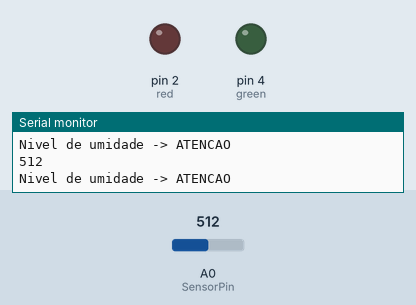
Simulated run of this sketch. Board: Arduino Uno, built with avr-gcc and run on an emulated ATmega328P. Parts: output pins drawn as LEDs (lit = HIGH), the last lines printed to the serial monitor. Inputs (shaded band) come from the test bench; at power-on: A0 (SensorPin) = 512. Pins used as bus, display or sensor lines are not drawn.

Above: at 1.8 s.
1.9 s: A0 (SensorPin) set to 457
3.4 s: A0 (SensorPin) set to 435
At 5.2 s:
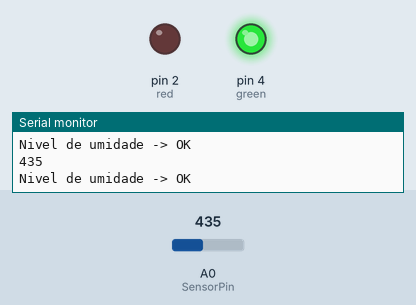
5.5 s: A0 (SensorPin) set to 610
At 6.9 s:
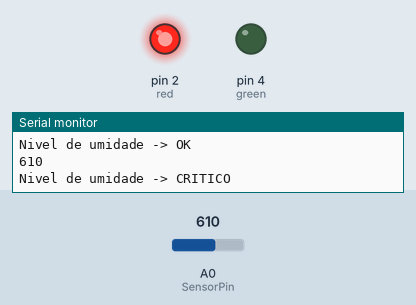
7.5 s: A0 (SensorPin) set to 591
At 8.5 s:
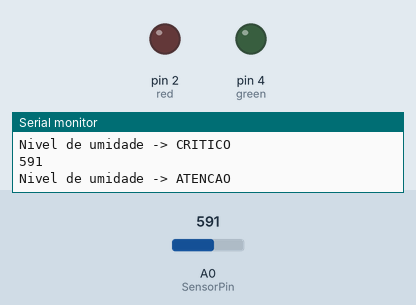
9.5 s: A0 (SensorPin) set to 716
At 11.2 s:
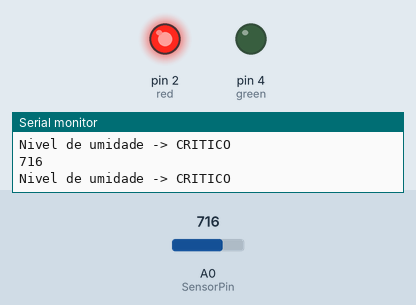
Timing chart, 0 to 12.5 s (numbered marks = the images above; inputs shaded):
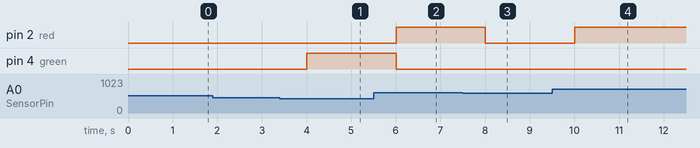

The sketch:

Monitoramento_Planta.ino
```cpp
#define red 2
#define yellow 0
#define green 4

const int SensorPin = A0;
int soilMoistureValue = 0;

void setup() {

  Serial.begin(9600);

  pinMode(red,  OUTPUT);
  pinMode(yellow,  OUTPUT);
  pinMode(green,  OUTPUT);

  digitalWrite(red, LOW);
  digitalWrite(yellow, LOW);
  digitalWrite(green, LOW);

}

void ledVerde(){
  digitalWrite(red, LOW);
  digitalWrite(yellow, LOW);
  digitalWrite(green, HIGH);
  Serial.println("Nivel de umidade -> OK");
}

void ledAmarelo(){
  digitalWrite(red, LOW);
  digitalWrite(yellow, HIGH);
  digitalWrite(green, LOW);
  Serial.println("Nivel de umidade -> ATENCAO");
}

void ledVermelho(){
  digitalWrite(red, HIGH);
  digitalWrite(yellow, LOW);
  digitalWrite(green, LOW);
  Serial.println("Nivel de umidade -> CRITICO");
}

void loop() {
  soilMoistureValue = analogRead(SensorPin);
  Serial.println(soilMoistureValue);
  if(soilMoistureValue < 450){ // Valor obtido com o sensor molhado
    ledVerde();
  }else if (soilMoistureValue > 600){ // Valor obtido com o sensor seco
    ledVermelho();
  } else {
    ledAmarelo();
  }
  delay(1000);
}
```

Measured:
- the behaviour switches between 450 and 449 on A0 (SensorPin) (found by bisection; images 0 and 1)
- the behaviour switches between 601 and 600 on A0 (SensorPin) (found by bisection; images 2 and 3)
- after the input at 3.4 s, pin 4 (green): LOW → HIGH after 0.60 s
- after the input at 5.5 s, pin 2 (red): LOW → HIGH after 0.50 s; pin 4 (green): HIGH → LOW after 0.50 s
- after the input at 7.5 s, pin 2 (red): HIGH → LOW after 0.50 s
- after the input at 9.5 s, pin 2 (red): LOW → HIGH after 0.51 s
